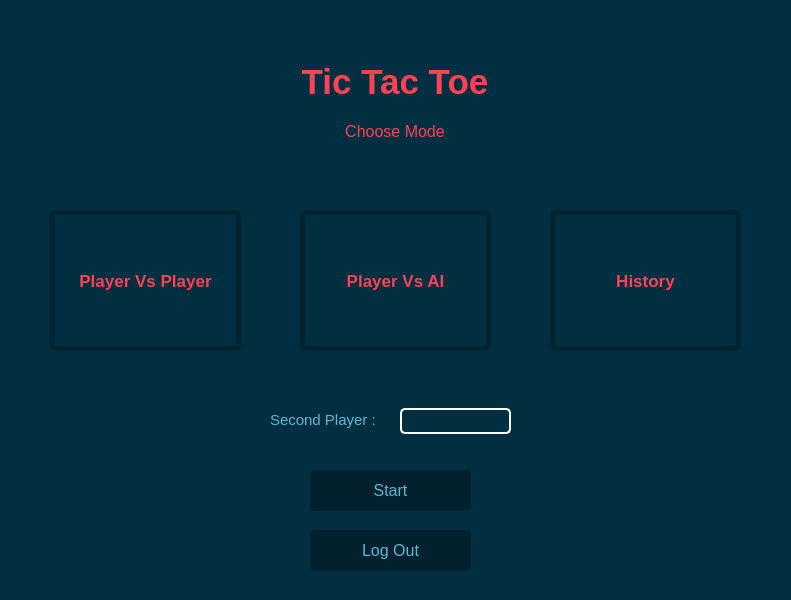
<?xml version="1.0" encoding="UTF-8"?>
<ui version="4.0">
 <class>mode_selector</class>
 <widget class="QDialog" name="mode_selector">
  <property name="geometry">
   <rect>
    <x>0</x>
    <y>0</y>
    <width>791</width>
    <height>600</height>
   </rect>
  </property>
  <property name="windowTitle">
   <string>Mode Selector</string>
  </property>
  <property name="styleSheet">
   <string notr="true">background-color: rgb(0, 47, 65);</string>
  </property>
  <widget class="QPushButton" name="PVP">
   <property name="geometry">
    <rect>
     <x>50</x>
     <y>210</y>
     <width>191</width>
     <height>141</height>
    </rect>
   </property>
   <property name="font">
    <font>
     <pointsize>13</pointsize>
     <bold>true</bold>
    </font>
   </property>
   <property name="styleSheet">
    <string notr="true">QPushButton{
color: rgb(253, 66, 83);
border: 5px solid rgb(0, 35, 48);
border-radius: 6px;
}
QPushButton:Hover{
background-color: rgb(0, 50, 68);
border-color: rgb(0, 35, 48);
}
QPushButton:Pressed{
border-color: rgb(253, 66, 83);
background-color: rgb(253, 66, 83);
color: rgb(0, 47, 65);
}</string>
   </property>
   <property name="text">
    <string>Player Vs Player</string>
   </property>
  </widget>
  <widget class="QPushButton" name="PVAI">
   <property name="geometry">
    <rect>
     <x>300</x>
     <y>210</y>
     <width>191</width>
     <height>141</height>
    </rect>
   </property>
   <property name="font">
    <font>
     <pointsize>13</pointsize>
     <bold>true</bold>
    </font>
   </property>
   <property name="styleSheet">
    <string notr="true">QPushButton{
color: rgb(253, 66, 83);
border: 5px solid rgb(0, 35, 48);
border-radius: 6px;
}
QPushButton:Hover{
background-color: rgb(0, 50, 68);
border-color: rgb(0, 35, 48);
}
QPushButton:Pressed{
border-color: rgb(253, 66, 83);
background-color: rgb(253, 66, 83);
color: rgb(0, 47, 65);
}</string>
   </property>
   <property name="text">
    <string>Player Vs AI</string>
   </property>
  </widget>
  <widget class="QWidget" name="layoutWidget">
   <property name="geometry">
    <rect>
     <x>250</x>
     <y>60</y>
     <width>290</width>
     <height>93</height>
    </rect>
   </property>
   <layout class="QVBoxLayout" name="verticalLayout">
    <item>
     <widget class="QLabel" name="label">
      <property name="font">
       <font>
        <family>Segoe UI</family>
        <pointsize>26</pointsize>
        <bold>true</bold>
       </font>
      </property>
      <property name="styleSheet">
       <string notr="true">color: rgb(253, 66, 83);</string>
      </property>
      <property name="text">
       <string>Tic Tac Toe</string>
      </property>
      <property name="alignment">
       <set>Qt::AlignCenter</set>
      </property>
     </widget>
    </item>
    <item>
     <widget class="QLabel" name="label_4">
      <property name="font">
       <font>
        <family>Segoe UI</family>
        <pointsize>12</pointsize>
        <bold>false</bold>
       </font>
      </property>
      <property name="styleSheet">
       <string notr="true">color: rgb(253, 66, 83);</string>
      </property>
      <property name="text">
       <string>Choose Mode</string>
      </property>
      <property name="alignment">
       <set>Qt::AlignCenter</set>
      </property>
     </widget>
    </item>
   </layout>
  </widget>
  <widget class="QLineEdit" name="SecondBox">
   <property name="geometry">
    <rect>
     <x>400</x>
     <y>408</y>
     <width>111</width>
     <height>26</height>
    </rect>
   </property>
   <property name="font">
    <font>
     <pointsize>11</pointsize>
    </font>
   </property>
   <property name="styleSheet">
    <string notr="true">color: rgb(97, 184, 211);
border: 2px solid white;
border-radius: 5px;</string>
   </property>
  </widget>
  <widget class="QLabel" name="SecondName">
   <property name="geometry">
    <rect>
     <x>270</x>
     <y>410</y>
     <width>121</width>
     <height>20</height>
    </rect>
   </property>
   <property name="font">
    <font>
     <pointsize>11</pointsize>
     <bold>false</bold>
    </font>
   </property>
   <property name="styleSheet">
    <string notr="true">color: rgb(97, 184, 211);</string>
   </property>
   <property name="text">
    <string>Second Player :</string>
   </property>
   <property name="buddy">
    <cstring>SecondBox</cstring>
   </property>
  </widget>
  <widget class="QPushButton" name="start_button">
   <property name="geometry">
    <rect>
     <x>310</x>
     <y>470</y>
     <width>161</width>
     <height>41</height>
    </rect>
   </property>
   <property name="font">
    <font>
     <family>Segoe UI</family>
     <pointsize>12</pointsize>
     <bold>false</bold>
    </font>
   </property>
   <property name="styleSheet">
    <string notr="true">QPushButton{
color: rgb(93, 184, 211);
background-color: rgb(0, 33, 45);
border: 3px solid;
border-radius: 5px;
border-color: rgb(0, 33, 45);
}
QPushButton:Hover{
border-color: rgb(0, 35, 48);
background-color: rgb(0, 35, 48);
}
QPushButton:Pressed:{
color: rgb(0, 33, 45);
background-color: rgb(93, 184, 211);
border-color: rgb(93, 184, 211);
}</string>
   </property>
   <property name="text">
    <string>Start</string>
   </property>
  </widget>
  <widget class="QPushButton" name="history">
   <property name="geometry">
    <rect>
     <x>550</x>
     <y>210</y>
     <width>191</width>
     <height>141</height>
    </rect>
   </property>
   <property name="font">
    <font>
     <pointsize>13</pointsize>
     <bold>true</bold>
    </font>
   </property>
   <property name="styleSheet">
    <string notr="true">QPushButton{
color: rgb(253, 66, 83);
border: 5px solid rgb(0, 35, 48);
border-radius: 6px;
}
QPushButton:Hover{
background-color: rgb(0, 50, 68);
border-color: rgb(0, 35, 48);
}
QPushButton:Pressed{
border-color: rgb(253, 66, 83);
background-color: rgb(253, 66, 83);
color: rgb(0, 47, 65);
}</string>
   </property>
   <property name="text">
    <string>History</string>
   </property>
  </widget>
  <widget class="QPushButton" name="log_out">
   <property name="geometry">
    <rect>
     <x>310</x>
     <y>530</y>
     <width>161</width>
     <height>41</height>
    </rect>
   </property>
   <property name="font">
    <font>
     <pointsize>12</pointsize>
     <bold>false</bold>
    </font>
   </property>
   <property name="styleSheet">
    <string notr="true">QPushButton{
color: rgb(93, 184, 211);
background-color: rgb(0, 33, 45);
border: 3px solid;
border-radius: 5px;
border-color: rgb(0, 33, 45);
}
QPushButton:Hover{
border-color: rgb(0, 35, 48);
background-color: rgb(0, 35, 48);
}
QPushButton:Pressed{
background-color: rgb(93, 184, 211);
color:rgb(0, 33, 45);
border-color: rgb(93, 184, 211);
}</string>
   </property>
   <property name="text">
    <string>Log Out</string>
   </property>
  </widget>
 </widget>
 <tabstops>
  <tabstop>PVP</tabstop>
  <tabstop>PVAI</tabstop>
  <tabstop>history</tabstop>
  <tabstop>start_button</tabstop>
  <tabstop>log_out</tabstop>
  <tabstop>SecondBox</tabstop>
 </tabstops>
 <resources/>
 <connections/>
</ui>
